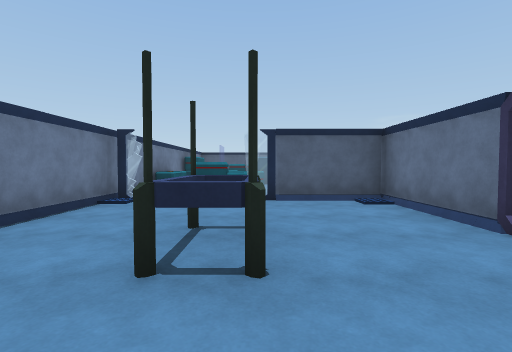
View 1 (above)

14 first-person views from a walk through a 3-D level made in the Unity game engine. The camera is 1.3 m above the floor, tilts 2° down and sees 85° across. The floor is counted in squares, 2 m on a side. Each view is taken from the middle of a square. On the plan, view 1 faces up. The plan holds only what a view shows up to about 9 squares ahead; the rest is blank. The player is left out. Door leaves are left out, so doorways stand open.

View 2
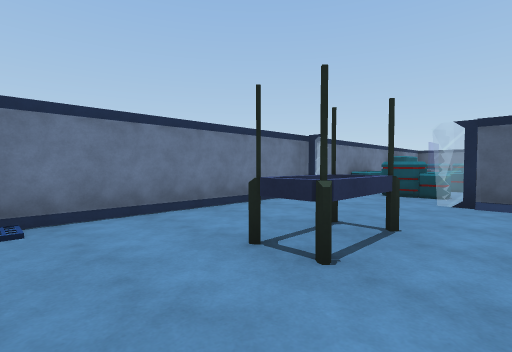

View 3
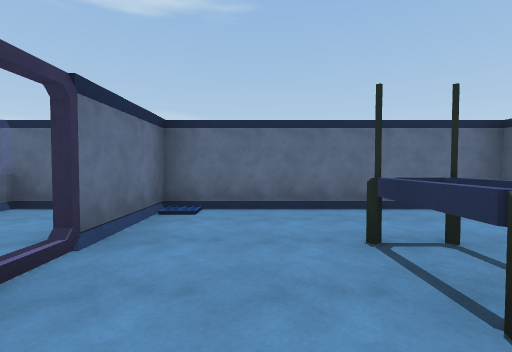

View 4
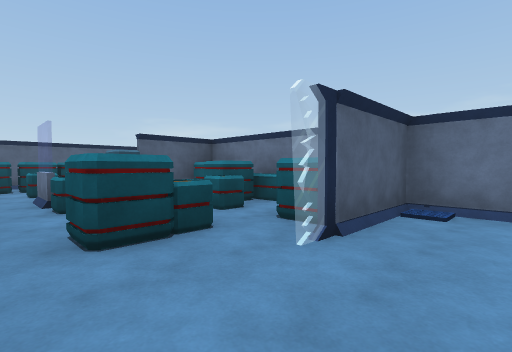

View 5
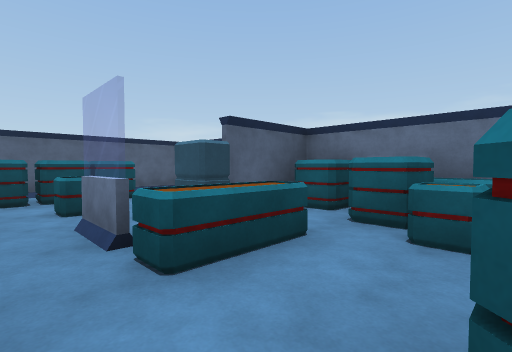

View 6
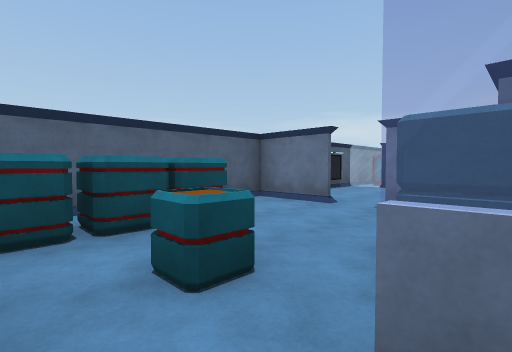

View 7
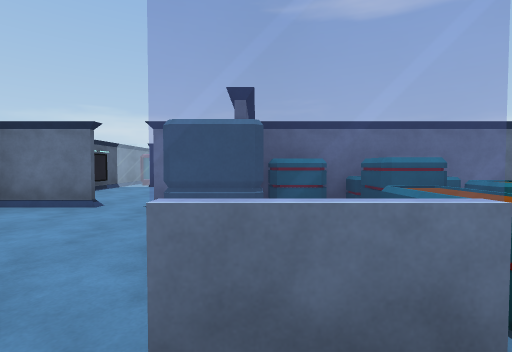

View 8
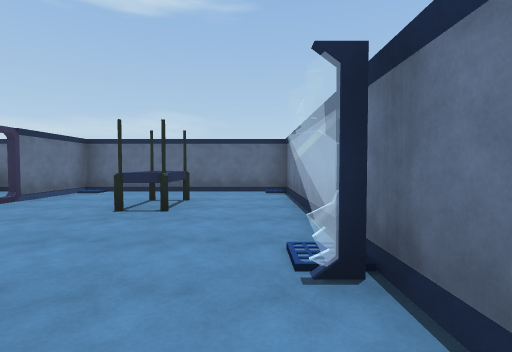

View 9
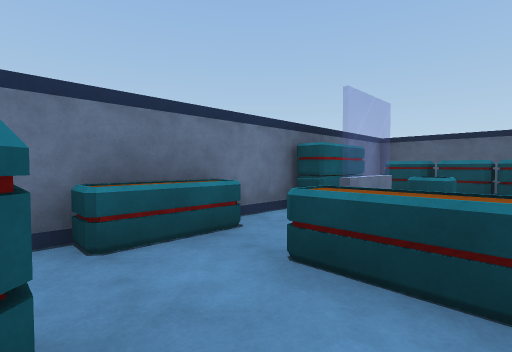

View 10
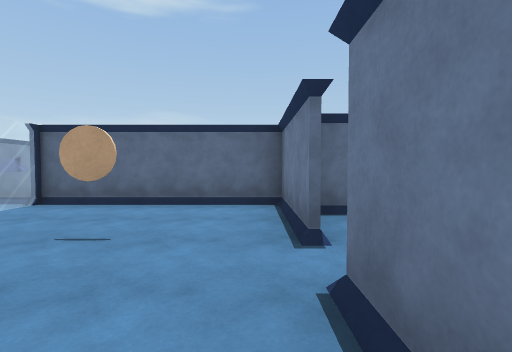

View 11
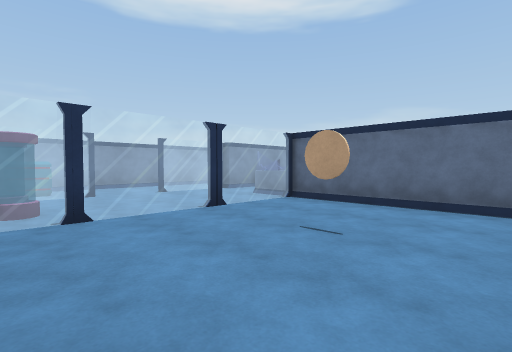

View 12
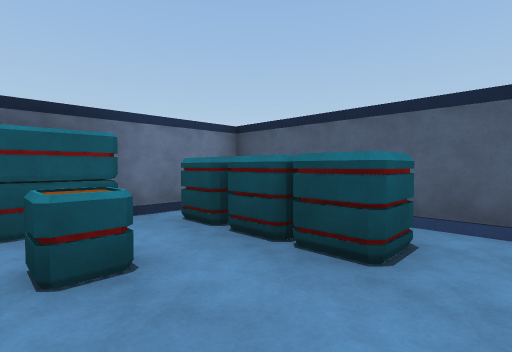

View 13
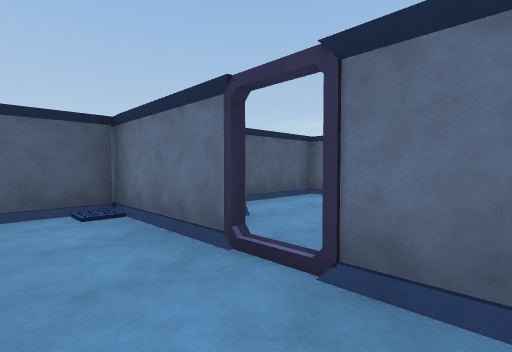

View 14
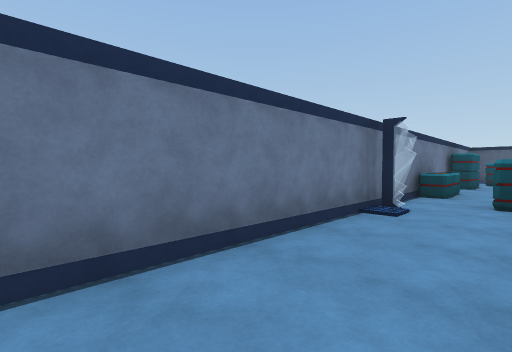

### Floor plan
Points are (right, up) in squares from view 1. A wall is a line through its corners. A room is listed if a view was taken in it or the views show most of it. See-through windows are left out.
Room 1 (views 1, 14)
walls: (0, 1.6) (-0.7, 1.6); (-2.8, 1.4) (-2.8, -0.3) (0.4, -0.3); (-0.1, 2.9) (-0.6, 2.9)
ways out: opening at (0, 0.5) to room 2; opening at (-1.5, 2.5) to room 3
Room 2 (views 2, 13)
walls: (0.4, -0.3) (2.4, -0.3) (2.4, 1.4)
ways out: opening at (0, 0.5) to room 1; opening at (1, 2.5) to room 3
Room 3 (views 3, 4)
walls: (-0.6, 2.9) (-0.6, 1.9); (-0.7, 1.6) (-0.7, 3) (0, 3) (0, 1.6); (-2.8, 5.4) (-2.8, 1.4); (2.4, 1.4) (2.4, 4.9); (2.5, 5.3) (0.4, 5.3)
ways out: opening at (-1.5, 2.5) to room 1; opening at (1, 2.5) to room 2; opening at (-0.5, 5) to room 4
objects: barrier (0, 5)
Room 4 (views 5, 6, 7, 8, 9, 12)
walls: (-1.1, 10.4) (-1.1, 9.4); (-1.2, 9.4) (-1.2, 10.4); (2.4, 12.5) (2.4, 14.3) (-2.8, 14.3) (-2.8, 5.4); (2.4, 4.9) (2.4, 10.1) (0.5, 10.1)
ways out: opening at (-0.5, 5) to room 3; open door at (2.5, 12.5) to room 5
objects: crate (-2, 8); crate (-2, 13); crate (-1, 7); crate (-1, 9) to (0, 9); crate (-1, 11); crate (-1, 13); crate (0, 10); crate (0, 13); crate (1, 6); crate (1, 8); crate (1, 9); crate (2, 7) to (2, 8); crate (2, 9)
Room 5 (views 10, 11)
walls: (6.5, 14.3) (5.4, 14.3); (2.5, 11.7) (2.5, 9.2) (7.9, 9.2); (2.5, 13.6) (2.5, 12.5)
ways out: open door at (2.5, 12.5) to room 4
objects: barrier (7, 10); barrier (7, 11); barrier (7, 13); barrier (7, 14); other object (8, 14); other object (9, 14)

Positions as (right, up) in squares from view 1, and headings:
1: (0, 0), facing up
2: (1, 0), facing up-left
3: (1, 4), facing down
4: (-2, 4), facing up-right
5: (-2, 7), facing up-right
6: (-2, 10), facing up-right
7: (-2, 10), facing right
8: (-2, 7), facing down
9: (0, 7), facing up-left
10: (3, 14), facing down
11: (3, 14), facing down-right
12: (1, 11), facing up-left
13: (1, 1), facing up-right
14: (-1, 1), facing up-left
